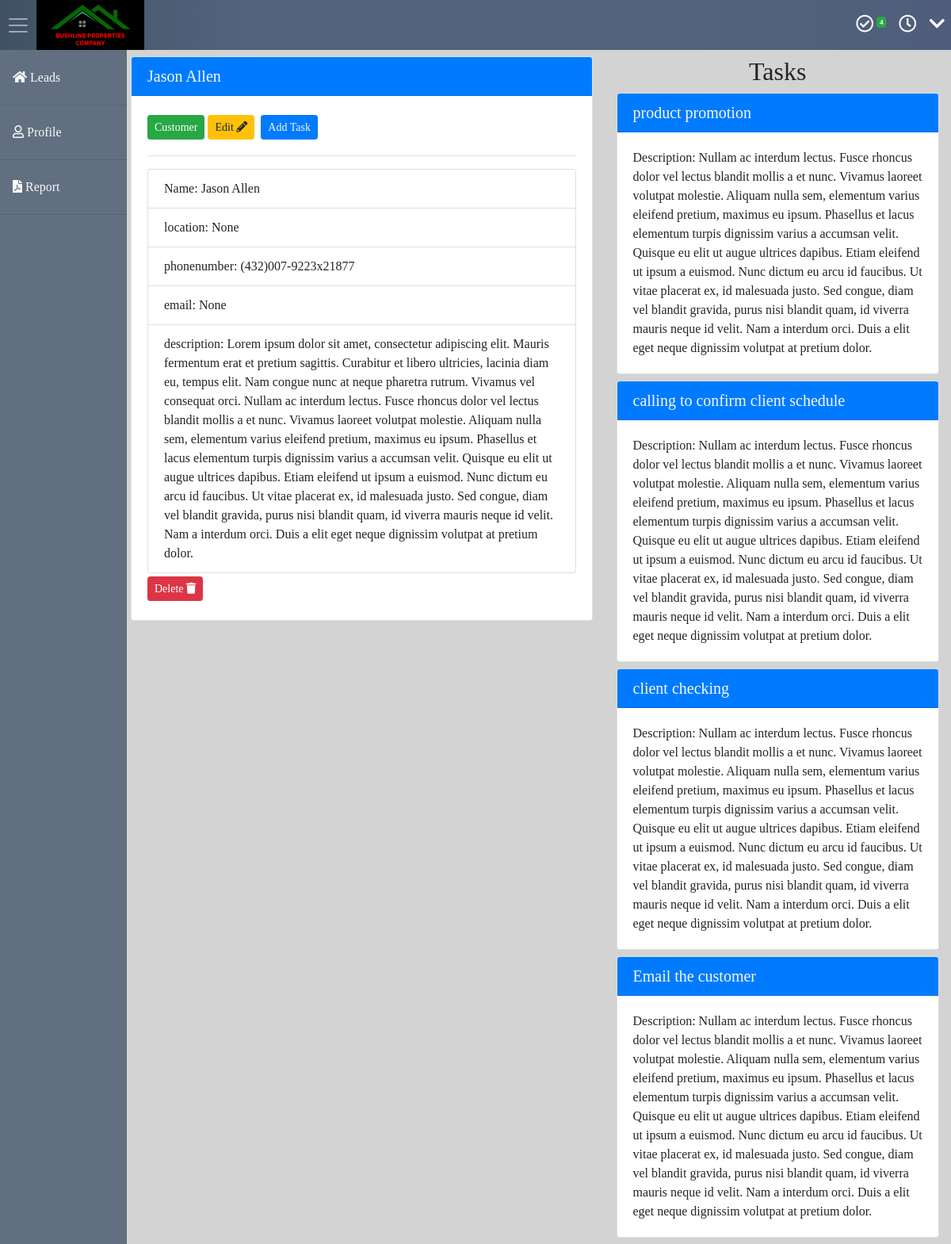
The page /333/ (signed in) on the database as committed earlier.
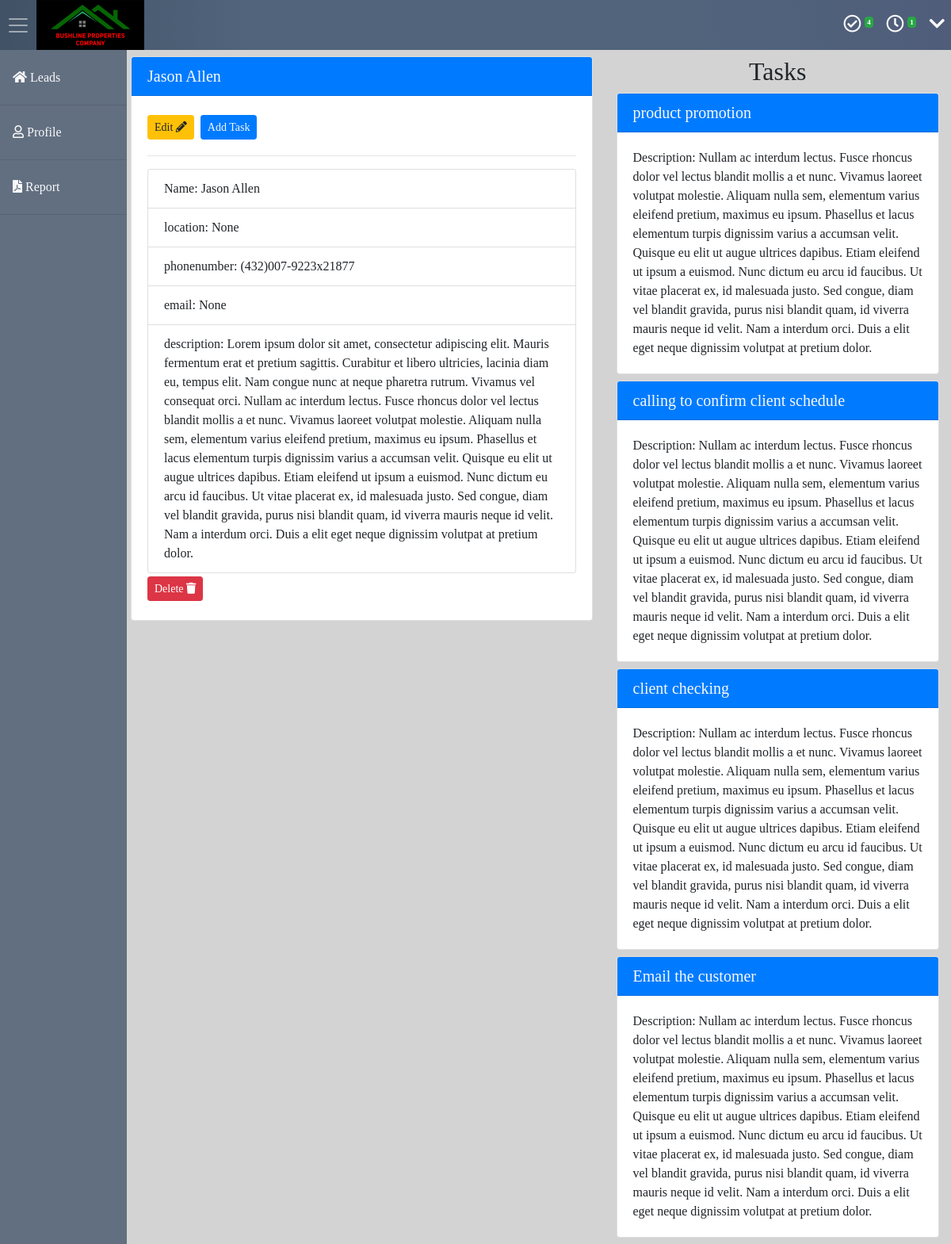
The same page on the database as committed later.
### lead/views.py (the view)
# urls.py: path('<int:pk>/', views.LeadDetailView.as_view(), name='lead_detail'),
class LeadDetailView(LoginRequiredMixin, DetailView):
    template_name = 'lead/detail.html'
    model = Lead
    def get_context_data(self, **kwargs):
        context = super().get_context_data(**kwargs)
        if self.request.user.is_authenticated:
            context['task_count'] = Task.objects.filter(lead=self.object, author=self.request.user, trash=False).all()
            context['task_form'] = TaskForm()
            context['lead_detail'] = True
            context['reminders'] = Reminder.objects.filter(
                task__completed=False,
                dueDate__gte=timezone.now().today(),  # make sure that the dueDate has not expired
                task__author=self.request.user,  # the user is the one is the owner
                trash=False  # the reminder is not in the trash
            ).all()
        return context
    def get_queryset(self):
        return Lead.objects.filter(trash=False).order_by('-pk')

### lead/templatetags/filt.py (called while the page is built)
@register.filter(name='is_checkbox')
def is_checkbox(value):
    return isinstance(value, CheckboxInput)

### lead/templates/lead/detail.html (shortened to what this page needs)
{% extends "lead/base.html" %}
    {% block content %}
    <div class="container">
      <div class="row">
        <div class="col-12">
          {% if lead_detail %}
          {% include "lead/lead_detail.html" %}
          {% else %} {% include "lead/task_detail.html" %} {% endif %}
        </div>
      </div>
    </div>
    {% endblock content %}

### lead/templates/lead/lead_detail.html (shortened to what this page needs)
<div class="row mt-2">
  <div class="col-sm-7">
    <div class="card">
      <h5 class="card-header text-light bg-primary">{{lead.name}}
      </h5>
      <div class="card-body">
        {% if 'customer' != lead.status.name|lower  %}
        <a class="btn btn-success btn-sm" href="{% url 'lead_complete' pk=lead.pk%}">Customer</a>
        {% endif %}
        <a href="{% url 'lead_edit' pk=object.pk %}" class="btn btn-sm btn-warning mr-1 my-1">Edit <i
            class="fas fa-pencil-alt"></i></a>
        <a type="button" data-toggle="modal" data-target="#addTask" class="btn btn-sm my-1 btn-primary text-light">
          Add Task
        </a>
        <hr />
        <section role="leadinformation">
          <ul class="list-group">
            <li class="list-group-item">
              Name: {{object.name}}
            </li>
            <li class="list-group-item">
              location: {{object.location}}
            </li>
            <li class="list-group-item">
              phonenumber: {{object.phonenumber}}
            </li>
            <li class="list-group-item">
              email: {{object.email}}
            </li>
            <li class="list-group-item">
              description: {{object.description}}
            </li>
          </ul>
        </section>
        <a href="{% url 'lead_remove' pk=object.pk %}" class="btn btn-sm btn-danger mr-1  my-1">Delete <i
            class="fas fa-trash"></i></a>
      </div>
    </div>
  </div>
  <div class="col-sm-5">
    <h2 class="text-center">Tasks</h2>
    {% for task in task_count %}
    <div class="card mb-2">
      <h5 class="card-header bg-primary">
        <a class="text-light" href="{% url 'task_detail' pk=task.pk %}">{{task.title}}</a>
      </h5>
      <div class="card-body">
        <section role="leadinformation">
          Description: {{task.description}}
        </section>
      </div>
    </div>
    {% endfor %}
  </div>
</div>

Rows that differ between the two databases and show on the page:
changed Lead "Jason Allen": status_id 3 → 2 (drawn)
Other text that changed with them:
{{ reminders|length }}: (not shown) → "1"
text no longer shown: "Customer"
